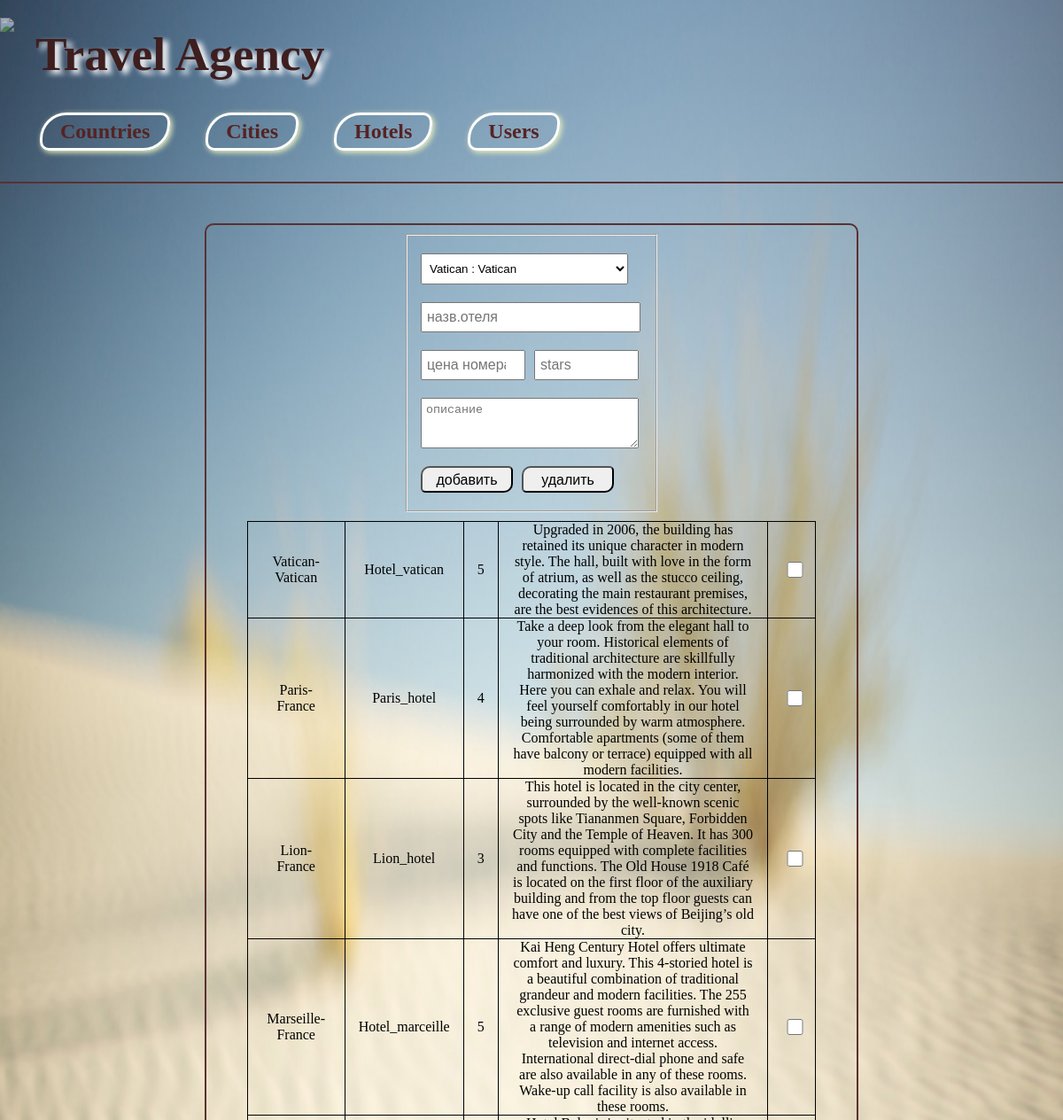
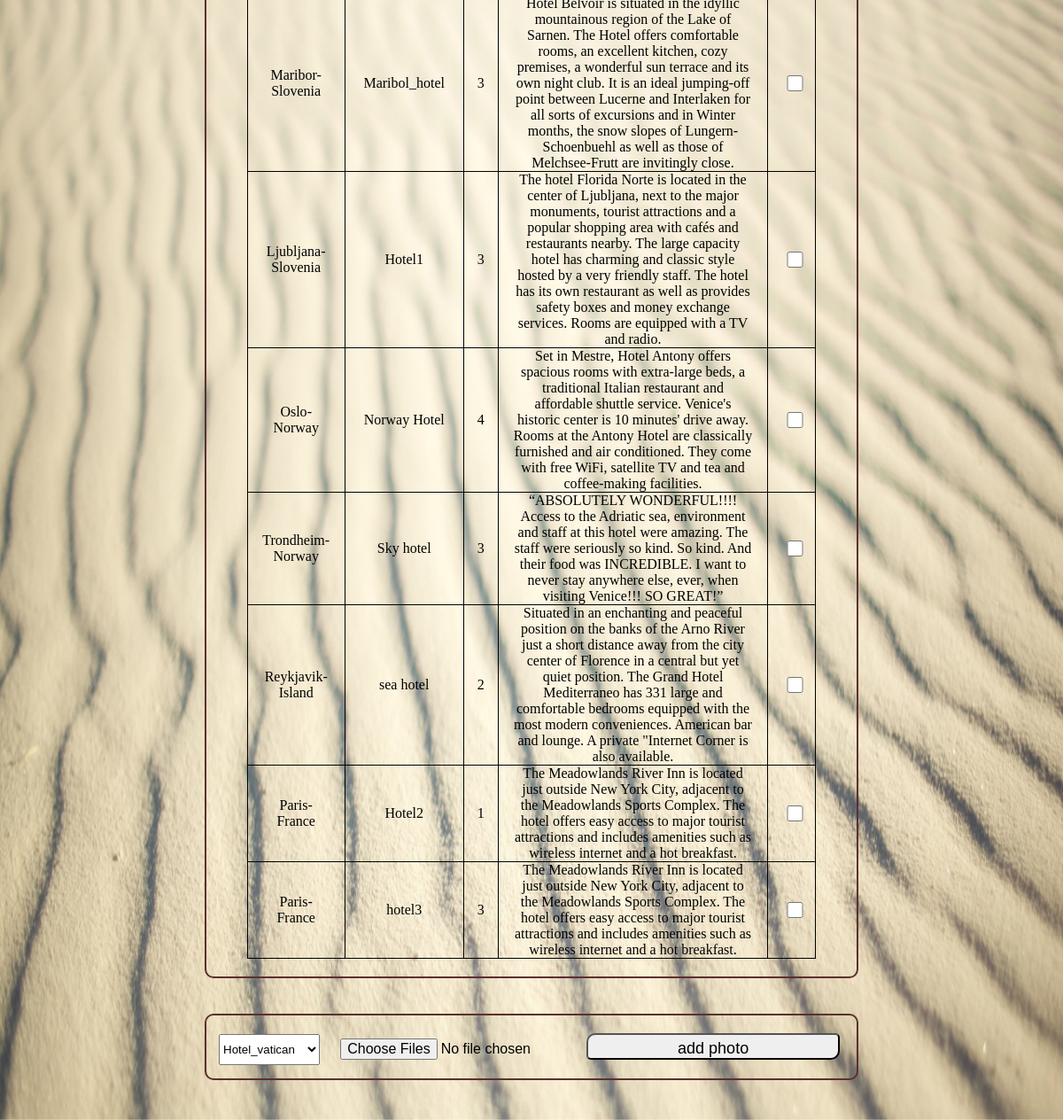
/adminPanel.php?menu=3, run on the app's committed database (2 pictures, top to bottom).
### tables this page shows
CREATE TABLE `hotels` (
  `id` int(11) NOT NULL,
  `hotel` varchar(64) DEFAULT NULL,
  `cityid` int(11) DEFAULT NULL,
  `countryid` int(11) DEFAULT NULL,
  `stars` int(11) DEFAULT NULL,
  `cost` int(11) DEFAULT NULL,
  `info` varchar(1024) DEFAULT NULL
);

CREATE TABLE `cities` (
  `id` int(11) NOT NULL,
  `city` varchar(64) DEFAULT NULL,
  `countryid` int(11) DEFAULT NULL
);

CREATE TABLE `countries` (
  `id` int(11) NOT NULL,
  `country` varchar(64) DEFAULT NULL
);

### pages/fhotel.php (the view, shortened to what this page needs)
<?php
echo '<form class="admin hotel" action="adminPanel.php?menu=3" method="post"  class="input-group"
	id="formhotel">';
	$sel='select ci.id, ci.city, co.country, co.id
	from countries co, cities ci
	WHERE ci.countryid=co.id';
	$res=mysql_query($sel);
	echo '<fieldset><select name="hcity" class="">';
	while ($row=mysql_fetch_array($res,MYSQL_NUM)){
		echo '<option value="'.$row[0].'">'.$row[1]." : ".$row[2].'</option>';
	}
	echo '</select>';
	echo '<input type="text" name="hotel" placeholder="назв.отеля">';
	echo '<input type="number" name="cost" placeholder="цена номера">';
	echo '<input type="number" name="stars" max="5" min="1" step="1" placeholder="stars">';
	echo '<br><textarea name="info" placeholder="описание" rows="3">';
	echo '</textarea><br>';
	echo '<input type="submit" name="addhotel" value="добавить">';
	echo '<input type="submit" name="delhotel" value="удалить"></fieldset>';
	$sel = 'select ci.id, ci.city,
	ho.id, ho.hotel, ho.cityid, ho.countryid, ho.stars, ho.info,
	co.id, co.country
	from cities ci, hotels ho, countries co
	WHERE ho.cityid=ci.id and ho.countryid=co.id';
	$res=mysql_query($sel);
	echo '<table class="table">';
	while ($row=mysql_fetch_array($res,MYSQL_NUM)) {
		echo '<tr>';
		echo '<td>'.$row[1]."-".$row[9].'</td>';
		echo '<td>'.$row[3].'</td>';
		echo '<td>'.$row[6].'</td>';
		echo '<td>'.$row[7].'</td>';
		echo '<td><input type="checkbox" name="hb'.$row[2].'"></td>';
		echo '</tr>';
	}
	echo '</table>';
	echo '</form>';
	echo '<form action="adminPanel.php?menu=3"
	method="post" enctype="multipart/form-data">';
		echo '<select name="hotelid">';
		$sel2 = 'select id, hotel from hotels';
		$res2 = mysql_query($sel2);
		while($row2= mysql_fetch_array($res2)){
			echo '<option value="'.$row2[0].'">'.$row2[1].'</option>';
		}
		echo '</select>';
		echo '<input type="file" name="file[]" multiple accept="image/*">';
		echo '<input type="submit" name="addimage" value="add photo">';
	echo '</form>';
?>

### css/style.css (style rules this page uses)
* { padding: 0; margin: 0; }
body { height: 100%; }
.main form { display: flex; flex-wrap: wrap; align-items: baseline; align-content: flex-end; flex-shrink: 1; justify-content: space-around; width: 60%; margin: 40px auto; padding: 10px; border-radius: 10px; border: 2px solid #5B3030; }
.main input { width: 35%; height: 20px; float: right; margin: 10px 5px; padding: 5px 10px; font-size: 16px; }
.main input[type=submit], .main input[type=reset] { width: 40%; height: 30px; font-size: 18px; padding: 5px 10px; border-radius: 10px 5px; outline: none; }
table { margin: 0 auto; margin-top: 20px; border-collapse: collapse; }
td { border: 1px solid black; text-align: center; padding: 0 15px; }
.admin input[type=submit] { width: 150px; height: 30px; font-size: 16px; line-height: 18px; }
.admin select, .admin input[type=text] { height: 20px; width: 35%; float: left; }
.main select { height: 35px; }
.main input[type=checkbox] { width: 18px; height: 18px; }
.main .hotel { width: 60%; min-width: 400px; }
.main .hotel table { width: 90%; margin: 10px auto; }
.hotel fieldset { width: 260px; padding: 10px; }
.main .hotel input, .main .hotel select, .main .hotel textarea { float: left; width: 90%; margin: 10px 5px; padding: 5px; }
.main .hotel input[type=number], .main .hotel input[type=submit] { width: 40%; }

### data on the page
hotels: cityid.city "Vatican", countryid.country "Vatican", hotel "Hotel_vatican", stars "5", info "Upgraded in 2006, the building has retained its unique character in modern style. The hall, built with love in the form of atrium, as well as the stucco ceiling, decorating the main restaurant premises, are the best evidences of this architecture."
hotels: cityid.city "Paris", countryid.country "France", hotel "Paris_hotel", stars "4", info "Take a deep look from the elegant hall to your room. Historical elements of traditional architecture are skillfully harmonized with the modern interior. Here you can exhale and relax. You will feel yourself comfortably in our hotel being surrounded by warm atmosphere. Comfortable apartments (some of them have balcony or terrace) equipped with all modern facilities."
hotels: cityid.city "Lion", countryid.country "France", hotel "Lion_hotel", stars "3", info "This hotel is located in the city center, surrounded by the well-known scenic spots like Tiananmen Square, Forbidden City and the Temple of Heaven. It has 300 rooms equipped with complete facilities and functions. The Old House 1918 Café is located on the first floor of the auxiliary building and from the top floor guests can have one of the best views of Beijing’s old city."
hotels: cityid.city "Marseille", countryid.country "France", hotel "Hotel_marceille", stars "5", info "Kai Heng Century Hotel offers ultimate comfort and luxury. This 4-storied hotel is a beautiful combination of traditional grandeur and modern facilities. The 255 exclusive guest rooms are furnished with a range of modern amenities such as television and internet access. International direct-dial phone and safe are also available in any of these rooms. Wake-up call facility is also available in these rooms."
hotels: cityid.city "Maribor", countryid.country "Slovenia", hotel "Maribol_hotel", stars "3", info "Hotel Belvoir is situated in the idyllic mountainous region of the Lake of Sarnen. The Hotel offers comfortable rooms, an excellent kitchen, cozy premises, a wonderful sun terrace and its own night club. It is an ideal jumping-off point between Lucerne and Interlaken for all sorts of excursions and in Winter months, the snow slopes of Lungern-Schoenbuehl as well as those of Melchsee-Frutt are invitingly close."
hotels: cityid.city "Ljubljana", countryid.country "Slovenia", hotel "Hotel1", stars "3", info "The hotel Florida Norte is located in the center of Ljubljana, next to the major monuments, tourist attractions and a popular shopping area with cafés and restaurants nearby. The large capacity hotel has charming and classic style hosted by a very friendly staff. The hotel has its own restaurant as well as provides safety boxes and money exchange services. Rooms are equipped with a TV and radio."
hotels: cityid.city "Oslo", countryid.country "Norway", hotel "Norway Hotel", stars "4", info "Set in Mestre, Hotel Antony offers spacious rooms with extra-large beds, a traditional Italian restaurant and affordable shuttle service. Venice's historic center is 10 minutes' drive away. Rooms at the Antony Hotel are classically furnished and air conditioned. They come with free WiFi, satellite TV and tea and coffee-making facilities."
hotels: cityid.city "Trondheim", countryid.country "Norway", hotel "Sky hotel", stars "3", info "“ABSOLUTELY WONDERFUL!!!! Access to the Adriatic sea, environment and staff at this hotel were amazing. The staff were seriously so kind. So kind. And their food was INCREDIBLE. I want to never stay anywhere else, ever, when visiting Venice!!! SO GREAT!”"
hotels: cityid.city "Reykjavik", countryid.country "Island", hotel "sea hotel", stars "2", info "Situated in an enchanting and peaceful position on the banks of the Arno River just a short distance away from the city center of Florence in a central but yet quiet position. The Grand Hotel Mediterraneo has 331 large and comfortable bedrooms equipped with the most modern conveniences. American bar and lounge. A private \"Internet Corner is also available."
hotels: cityid.city "Paris", countryid.country "France", hotel "Hotel2", stars "1", info "The Meadowlands River Inn is located just outside New York City, adjacent to the Meadowlands Sports Complex. The hotel offers easy access to major tourist attractions and includes amenities such as wireless internet and a hot breakfast."
hotels: cityid.city "Paris", countryid.country "France", hotel "hotel3", stars "3", info "The Meadowlands River Inn is located just outside New York City, adjacent to the Meadowlands Sports Complex. The hotel offers easy access to major tourist attractions and includes amenities such as wireless internet and a hot breakfast."

### other printed values
form field hcity "Vatican : Vatican"
form field hotelid "Hotel_vatican"
